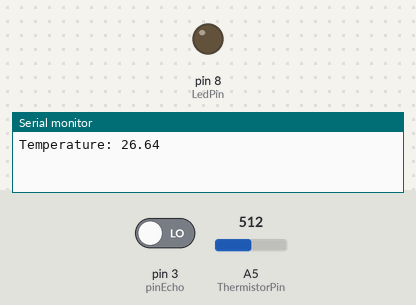
The sketch below on a simulated Arduino Uno, built with avr-gcc and run on an emulated ATmega328P. On the bench: output pins drawn as LEDs (lit = HIGH), the last lines printed to the serial monitor. The inputs (shaded band) are chosen by the test bench; at power-on: A5 (ThermistorPin) = 512, pin 3 (pinEcho) LOW.

Above: at 0.1 s.
At 1.2 s:
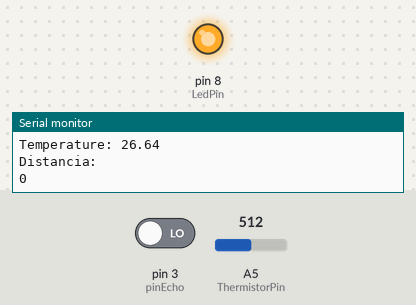
1.3 s: A5 (ThermistorPin) set to 0
Timing chart, 0 to 4.3 s (numbered marks = the images above; inputs shaded):
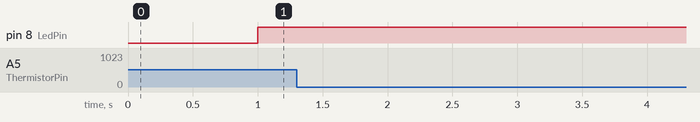

The sketch:

Que_Calor.ino
```cpp
int ThermistorPin = A5;
int LedPin = 8;
int LedVentilador = 7;
const int pinTrigger = 2;
const int pinEcho = 3;
int Vo;
int distancia;

float T;


double Thermistor(int RawADC) {
 double Temp;
 Temp = log(10000.0*((1024.0/RawADC-1)));
 Temp = (Temp * 2.89193);
 return Temp;
}

void setup() {
  pinMode(LedPin,OUTPUT);

  Serial.begin(9600);
}
void loop() {
  Vo = analogRead(ThermistorPin);
  T = Thermistor(Vo);
 // T = T - 273.15; //convert Kelvin to Celcius
 // T = (T * 9.0)/ 5.0 + 32.0; //convert Celcius to Farenheit


if (T>26.75){
   digitalWrite(LedVentilador, HIGH);
}else{
  digitalWrite(LedVentilador, LOW);

}
  Serial.print("Temperature: ");
  Serial.println(T);


  distancia = Sonar();
  Serial.println("Distancia: ");
  Serial.println(distancia);

  if (distancia < 5){
      digitalWrite(LedPin, HIGH);
  }else{
      digitalWrite(LedPin, LOW);
  }

  delay(1000);


}


int Sonar() {
  int time;
  int dist;

  digitalWrite(pinTrigger, LOW);
  delayMicroseconds(2);

  digitalWrite(pinTrigger, HIGH);
  delayMicroseconds(10);
  digitalWrite(pinTrigger, LOW);

  time = pulseIn(pinEcho, HIGH);
  dist = time / 59;
  return dist;
}
```
